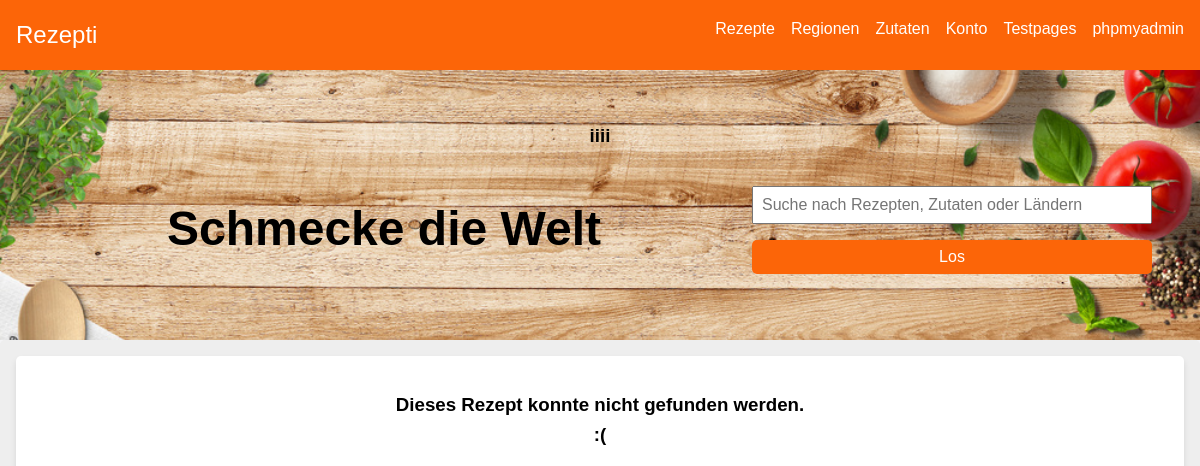
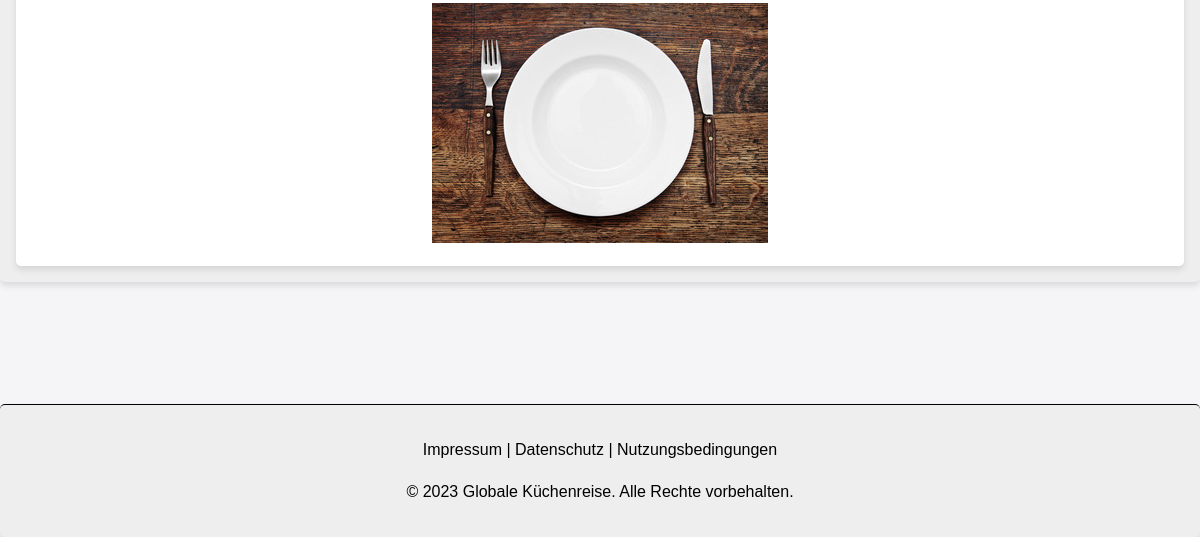
The page /webdir/detail.php?recipe=zwiebelramen on the database as committed earlier (2 pictures, top to bottom).
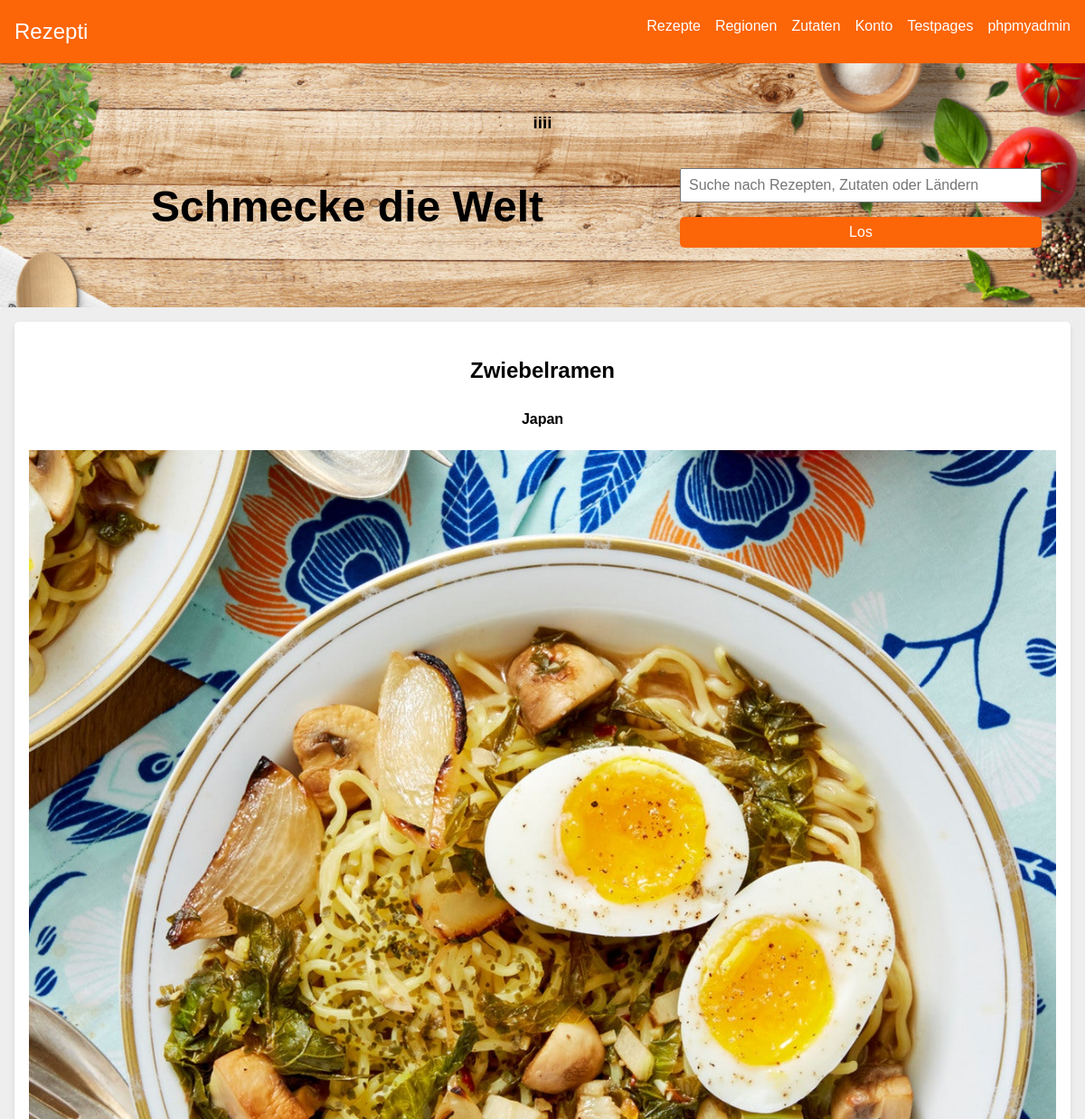
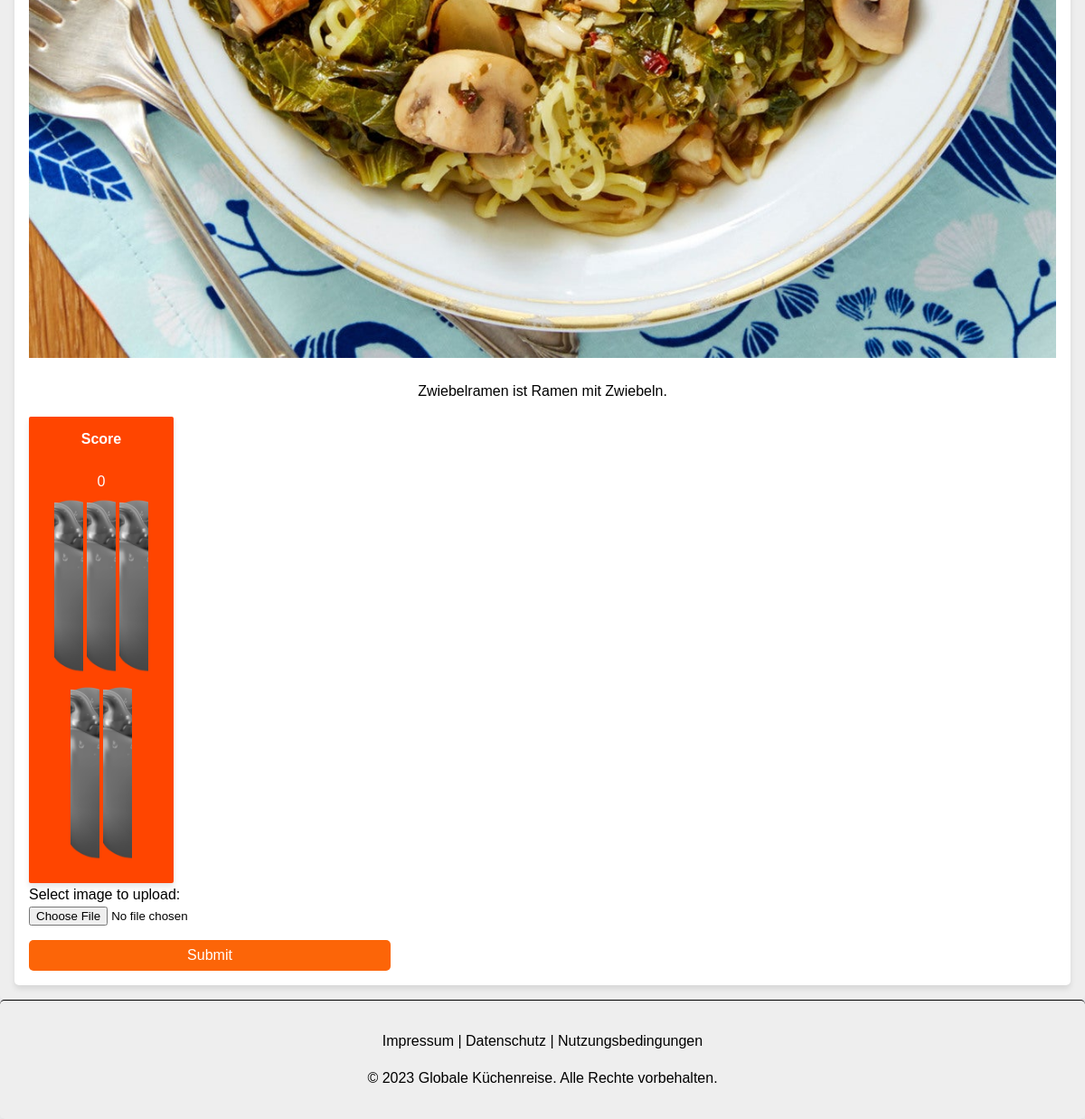
The same page on the database as committed later (2 pictures, top to bottom).
### tables this page shows
CREATE TABLE `recipie` (
  `title` varchar(40) DEFAULT NULL COMMENT 'title of the recipe',
  `country` int(11) DEFAULT NULL COMMENT 'id of the correspondin country',
  `image_path` varchar(64) DEFAULT NULL COMMENT 'name of the image should be a md5 hex name, we dont keep the original name',
  `description` text DEFAULT NULL COMMENT 'description',
  `id` uuid NOT NULL DEFAULT uuid() COMMENT 'primary key',
  `score` float UNSIGNED NOT NULL DEFAULT 0 COMMENT '"Nutriscore", score of the recipe',
  `slug` varchar(40) NOT NULL DEFAULT uuid() COMMENT 'referer for the detail.php view'
);

CREATE TABLE `country` (
  `ID` int(11) NOT NULL,
  `name` varchar(100) NOT NULL,
  `short_name` varchar(2) NOT NULL
);

### webdir/common.php (called while the page is built, shortened)
<?php
$ini_path = "php.ini";
$ini_array = parse_ini_file($ini_path, true);
class DatabaseConnection {
    public $connection;
    function __construct($ini_array) {
        $this->servername = $ini_array["database"]["servername"];
        $this->username = $ini_array["database"]["username"];
        $this->password = $ini_array["database"]["password"];
        $this->dbname = $ini_array["database"]["dbname"];
        $this->connection = new mysqli(
            $this->servername,
            $this->username,
            $this->password,
            $this->dbname
        );
    }
    function get_country_by_id(int $id) {
        $query = ("SELECT * FROM country WHERE ID = " . $id);
        $result = $this->connection->query($query);
        $return = $result->fetch_all(MYSQLI_ASSOC);
        if ($return) {
            return $return[0];
        }
        else {
            return false;
        }
    }
    function get_recepe_by_id(string $id) {
        $query = ("SELECT * FROM recipie WHERE slug = \"" . $id . "\"");
        $result = $this->connection->query($query);
        $return = $result->fetch_all(MYSQLI_ASSOC);
        if ($return) {
            return $return[0];
        }
        else {
            return false;
        }
    }
}
?>

### webdir/detail.php (the view, shortened to what this page needs)
<?php
require 'common.php';
?>
<!DOCTYPE html>
<html lang="de">
<head>
    <link rel="stylesheet" href="styles.css">
</head>
<body>
    <header>
    <?php require 'templates/header.php' ?>
    </header>
    <main>
        <?php require 'templates/hero.php'  ?>
        <section class="recipe-detail-container">
            <center>
                <div class="recipe-detail-card">
                <?php
                    $conn = new DatabaseConnection($ini_array);
                    $result = $conn->get_recepe_by_id($_GET['recipe']);
                    if ($result) {
                        echo "<h1>" . $result['title'] . "</h1>";
                        echo "<h4>" . $conn->get_country_by_id($result['country'])["name"] . "</h4>";
                        if ($result['image_path']) {
                            echo "<img src='img/useruploads/" . $result['image_path'] . "' alt=\"Bild des Rezepts\"></img>";
                        }
                        else {
                            echo "( kein Bild vorhanden. )<br>";
                        }
                        echo "<article>" . $result['description'] . "</article>";
                        $score_meter = " ";
                        for ($i = 5; $i > (int)$result['score']; $i--) {
                            $score_meter = $score_meter . "<img src=\"img/icons/noscore.png\"></img> ";
                        }
                        echo "<div class=\"score\"><h4>Score</h4><br><div class=\"score-inner\">" .
                            $result['score'] .
                           "<br>" .
                            $score_meter .
                            "</div></div>";
                        echo "<form action=\"upload.php\" method=\"post\" enctype=\"multipart/form-data\">
                              Select image to upload:
                              <input type=\"file\" name=\"fileToUpload\" id=\"fileToUpload\">
                              <input type=\"hidden\" name=\"recipe\" id=\"recipe\" value=\"" . $result['slug'] ."\">
                              <input type=\"submit\"></form>";
                    }
                    else {
                        echo "<h3>Dieses Rezept konnte nicht gefunden werden.<br>:(</h3>";
                        echo "<img src=\"img/icons/empty_plate.jpg\" alt=\"empty plate\"></img>";
                    }
                ?>
                </div>
            </center>
        </section>
    </main>
    <footer>
    <?php require 'templates/footer.php' ?>
    </footer>
</body>
</html>

### webdir/templates/header.php
<div class="logo"><a href = "http://localhost:8080">Rezepti</a></div>
<nav>
    <ul>
        <li><a href="recipes.html">Rezepte</a></li>
        <li><a href="region.html">Regionen</a></li>
        <li><a href="#">Zutaten</a></li>
        <li><a href="konto.php">Konto</a></li
        <li><a href="test/index.php">Testpages</a></li>
        <li><a href="http://localhost:8082">phpmyadmin</a></li>
    </ul>
</nav>

### webdir/templates/hero.php
<section class="hero">
<h3>iiii</h3>
    <form action="search.php" method="get">
        <input type="search" name="search" id="search" placeholder="Suche nach Rezepten, Zutaten oder Ländern">
        <input type="submit" value="Los">
    </form>
    <h1>Schmecke die Welt</h1>
</section>

### webdir/templates/footer.php
<div class="footer-content">
    <p>Impressum | Datenschutz | Nutzungsbedingungen</p>
    <p>&copy; 2023 Globale Küchenreise. Alle Rechte vorbehalten.</p>
</div>

### webdir/styles.css (style rules this page uses)
body { font-family: Arial, sans-serif; background-color: #F5F5F7; line-height: 1.6; margin: 0; padding: 0; }
header { background-color: #fc6508; color: #fff; display: flex; justify-content: space-between; padding: 1rem; }
.logo { font-size: 1.5rem; }
.logo a { color: #fff; text-decoration: none; }
nav ul { display: flex; list-style-type: none; margin: 0; padding: 0; }
nav ul li { margin-left: 1rem; }
nav ul li a { color: #fff; text-decoration: none; }
.hero { background-image: url(img/foods/hintirezi.png); background-repeat: no-repeat; background-size: cover; padding: 2rem; text-align: center; }
.hero form { float: right; padding: 16px; }
.hero h1 { font-size: 300%; }
input[type="search"] { font-size: 1rem; padding: 0.5rem; width: 100%; max-width: 400px; }
form { display: flex; flex-direction: column; align-items: flex-start; max-width: 400px; width: 100%; }
input[type="submit"] { background-color: #fc6508; border: none; border-radius: 5px; color: #fff; cursor: pointer; font-size: 1rem; margin-top: 1rem; padding: 0.5rem; text-align: center; width: 100%; }
.recipe-detail-container { padding: 2rem; background-color: #eeeeee; border-radius: 5px; box-shadow: 0 4px 6px rgba(0, 0, 0, 0.1); overflow: hidden; padding: 1rem; text-align: center; }
.recipe-detail-card { background-color: #FFFFFF; border-radius: 5px; box-shadow: 0 4px 6px rgba(0, 0, 0, 0.1); overflow: hidden; padding: 1rem; text-align: center; }
.recipe-detail-card img { height: auto; max-width: 100%; object-fit: cover; }
main { min-height: 50rem; }
footer { padding: 16px; text-align: center; border-top: thin black solid; border-radius: 5px; background-color: #eeeeee; box-shadow: 0 4px 6px rgba(0, 0, 0, 0.1); }
article { padding: 16px; }
.score { background-color: orangered; border-radius: 2px; box-shadow: 0 4px 6px rgba(0, 0, 0, 0.1); overflow: hidden; padding: 1rem; text-align: center; max-width: 8rem; color: white; }
.score h4 { margin: -4px; }
.score-inner img { max-width: 32px; height: 200px; width: 100%; object-fit: cover; }
input[type="submit"] { background-color: #fc6508; border: none; border-radius: 5px; color: #fff; cursor: pointer; font-size: 1rem; margin-top: 1rem; padding: 0.5rem; }

Rows that differ between the two databases and show on the page:
added recipie: title "Zwiebelramen", country.name "Japan", image_path (picture), description "Zwiebelramen ist Ramen mit Zwiebeln.", score "0"
Other text that changed with them:
text no longer shown: "Dieses Rezept konnte nicht gefunden werden. :("
text now shown: "Score Select image to upload:"
